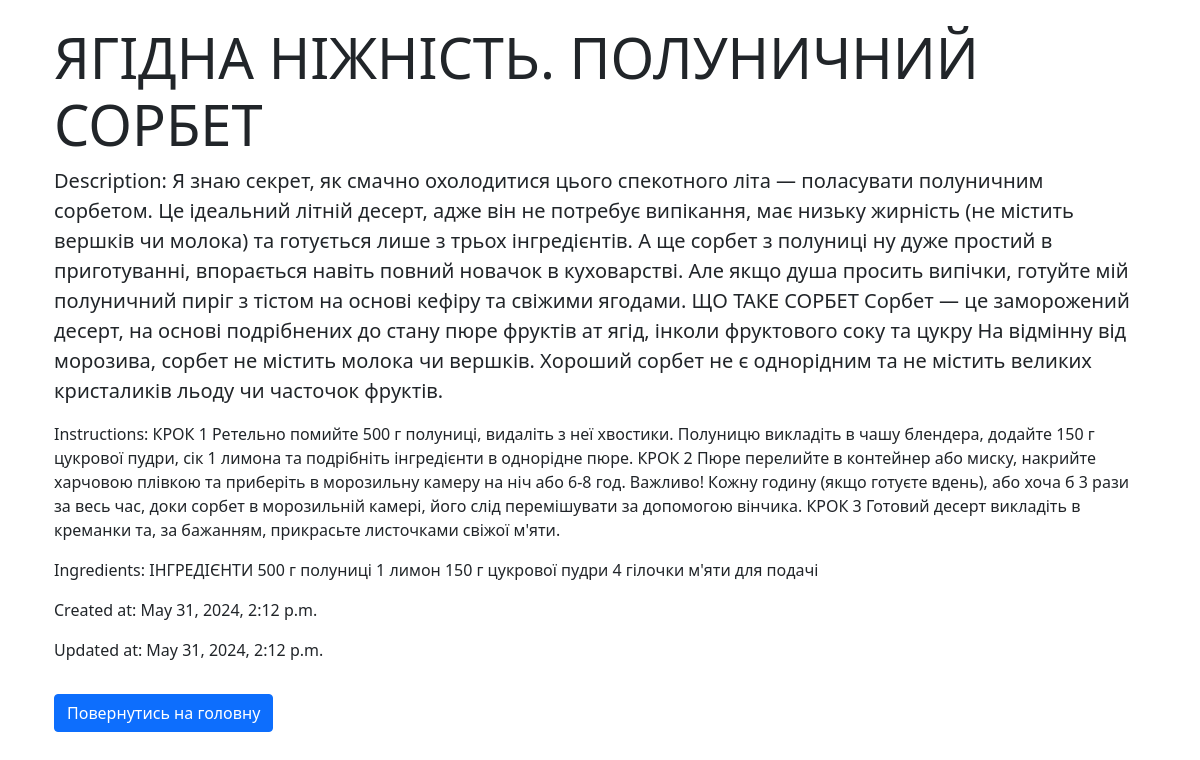
The app's page /recipe/2/ with its own data.
### recipe/models.py (models this page shows, shortened)
class Recipe(models.Model):
    title = models.CharField(max_length=255)
    description = models.TextField()
    instructions = models.TextField()
    ingredients = models.TextField()
    created_at = models.DateTimeField(auto_now_add=True)
    updated_at = models.DateTimeField(auto_now=True)
    category = models.ForeignKey(Category, on_delete=models.CASCADE, related_name='categories')

### recipe/views.py (the view)
# urls.py: path('recipe/<int:recipe_id>/', views.recipe_detail, name='recipe_detail'),
def recipe_detail(request, recipe_id):
    recipe = get_object_or_404(Recipe, pk=recipe_id)
    return render(request, 'recipe_detail.html', {'recipe': recipe})

### recipe/templates/recipe_detail.html
{% extends 'base.html' %}
{% block content %}
  <div class="container">
    <h1 class="display-4">{{ recipe.title }}</h1>
    <p class="lead">Description: {{ recipe.description }}</p>
    <p>Instructions: {{ recipe.instructions }}</p>
    <p>Ingredients: {{ recipe.ingredients }}</p>
    <p>Created at: {{ recipe.created_at }}</p>
    <p>Updated at: {{ recipe.updated_at }}</p>
    <a href="{% url 'main' %}" class="btn btn-primary mt-3">Повернутись на головну </a>
  </div>
{% endblock %}

### records on screen
Recipe: title "ЯГІДНА НІЖНІСТЬ. ПОЛУНИЧНИЙ СОРБЕТ", description "Я знаю секрет, як смачно охолодитися цього спекотного літа — поласувати полуничним сорбетом. Це ідеальний літній десерт, адже він не потребує випікання, має низьку жирність (не містить вершків чи молока) та готується лише з трьох інгредієнтів. А ще сорбет з полуниці ну дуже простий в приготуванні, впорається навіть повний новачок в куховарстві. Але якщо душа просить випічки, готуйте мій полуничний пиріг з тістом на основі кефіру та свіжими ягодами. ЩО ТАКЕ СОРБЕТ Сорбет — це заморожений десерт, на основі подрібнених до стану пюре фруктів ат ягід, інколи фруктового соку та цукру На відмінну від морозива, сорбет не містить молока чи вершків. Хороший сорбет не є однорідним та не містить…", instructions "КРОК 1 Ретельно помийте 500 г полуниці, видаліть з неї хвостики. Полуницю викладіть в чашу блендера, додайте 150 г цукрової пудри, сік 1 лимона та подрібніть інгредієнти в однорідне пюре. КРОК 2 Пюре перелийте в контейнер або миску, накрийте харчовою плівкою та приберіть в морозильну камеру на ніч або 6-8 год. Важливо! Кожну годину (якщо готуєте вдень), або хоча б 3 рази за весь час, доки сорбет в морозильній камері, його слід перемішувати за допомогою вінчика. КРОК 3 Готовий десерт викладіть в креманки та, за бажанням, прикрасьте листочками свіжої м'яти.", ingredients "ІНГРЕДІЄНТИ 500 г полуниці 1 лимон 150 г цукрової пудри 4 гілочки м'яти для подачі", created_at "May 31, 2024, 2:12 p.m.", updated_at "May 31, 2024, 2:12 p.m."
